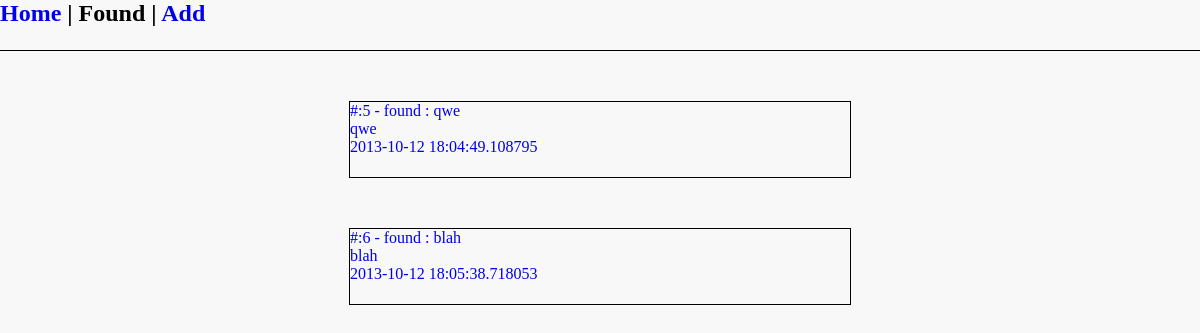
The app's page /found with its own data.
### app/models.py (models this page shows, shortened)
class Items(db.Model):
	id = db.Column(db.Integer, primary_key = True)
	name_item = db.Column(db.String(100), index = True)
	description = db.Column(db.String(500))
	date = db.Column(db.DateTime)
	item_status = db.Column(db.String(10), index = True)
	area = db.Column(db.String(100), index = True)
	user_id = db.Column(db.Integer, db.ForeignKey('user.id'))

### app/views.py (the view)
@app.route('/found')
def found():
	title = 'Found'
	item_post = models.Items.query.filter_by(item_status='found')
	return render_template("lost.html",
							item_posts = item_post,
							title = title)

### app/moment.py (called while the page is built)
    def render(self, format):
        return Markup("<script>\ndocument.write(moment(\"%s\").%s);\n</script>"
        	% (self.timestamp.strftime("%Y-%m-%dT%H:%M:%S Z"), format))

    def format(self, fmt):
        return self.render("format(\"%s\")" % fmt)

### app/templates/lost.html
{% extends "layout.html" %}
{% block header %}
	{% include "header.html" %}
{% endblock header %}
{% block content %}
<div class='content-lost'>
	{% for item in item_posts %}
	<a href={{url_for('item', id=item.id)}}>
		<div class='items'>
			#:{{item.id}} - {{item.item_status}} : {{item.name_item}} <br>
			{{ item.description }} <br>
			{{item.date}}
		</div>
	</a>
	{% endfor %}
</div>
{% endblock %}

### app/static/main.css (style rules this page uses)
* { margin : 0; padding : 0; text-decoration: none; }
html, body { height : 100%; background-color : #F8F8F8; }
.items { height : 75px; width : 500px; border : solid 1px black; margin : 50px auto; }

### records on screen
Items: id "5", item_status "found", name_item "qwe", description "qwe", date "2013-10-12 18:04:49.108795"
Items: id "6", item_status "found", name_item "blah", description "blah", date "2013-10-12 18:05:38.718053"

### other values on screen
{{ title }} "Found"
